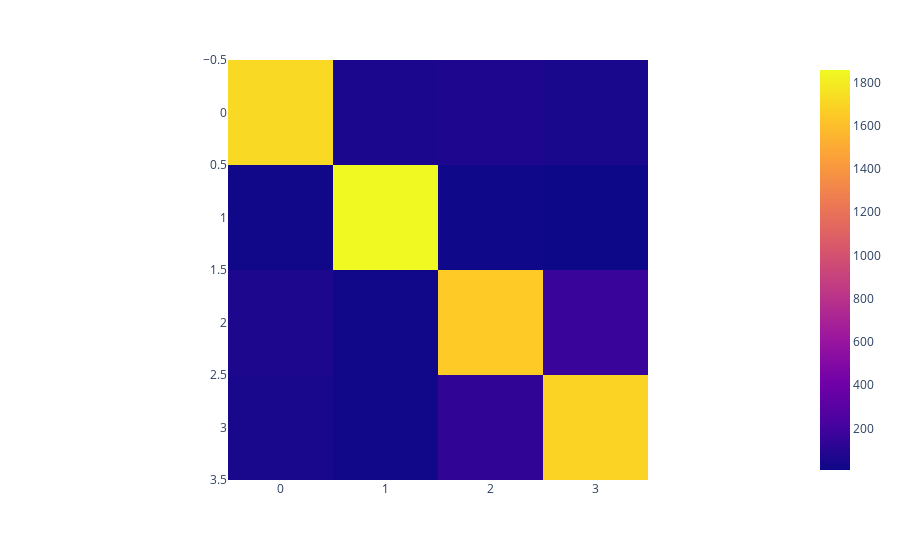

Write notebook code for a chart like this one.
### Markdown cell above
## Evaluation

### Code cell
print(classification_report(df_test.target, test_pred))
print(confusion_matrix(df_test.target, test_pred))

import seaborn as sns

# display the confusion matrix
cm = confusion_matrix(df_test.target, test_pred)
sns.heatmap(cm, annot=True, fmt="d")

import plotly.express as px

px.imshow(cm)

### Figure 1 — Plotly figure (JSON) as saved in the notebook; plotly's stock layout.template omitted (floating-point values rounded to 4 significant figures)
{"data": [{"coloraxis": "coloraxis", "hovertemplate": "x: %{x}<br>y: %{y}<br>color: %{z}<extra></extra>", "name": "0", "type": "heatmap", "xaxis": "x", "yaxis": "y", "z": [[1717, 57, 74, 52], [19, 1858, 15, 8], [63, 21, 1652, 164], [52, 24, 133, 1691]]}], "layout": {"coloraxis": {"colorscale": [[0, "#0d0887"], [0.1111, "#46039f"], [0.2222, "#7201a8"], [0.3333, "#9c179e"], [0.4444, "#bd3786"], [0.5556, "#d8576b"], [0.6667, "#ed7953"], [0.7778, "#fb9f3a"], [0.8889, "#fdca26"], [1, "#f0f921"]]}, "margin": {"t": 60}, "xaxis": {"anchor": "y", "constrain": "domain", "domain": [0, 1], "scaleanchor": "y"}, "yaxis": {"anchor": "x", "autorange": "reversed", "constrain": "domain", "domain": [0, 1]}}}
